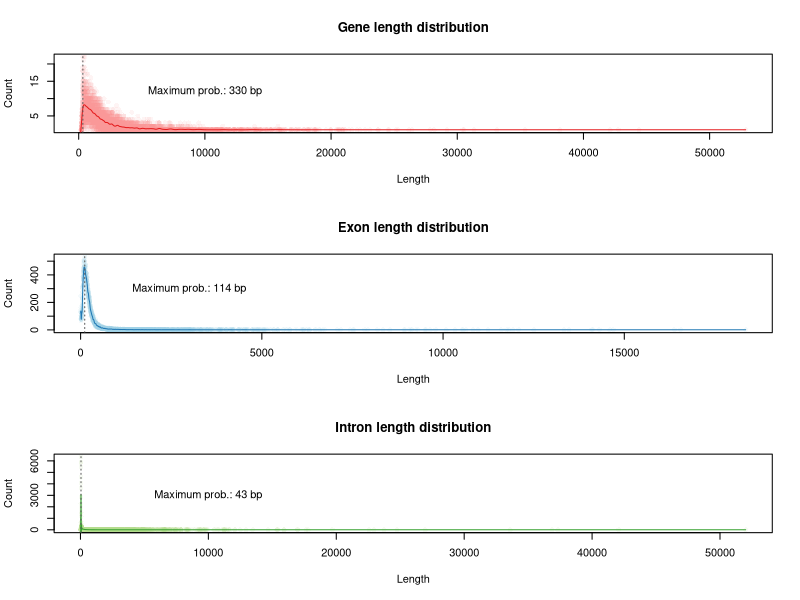

R code for this plot:
#!/bin/Rscript

library(splines)

lengths_genes <- read.delim('length_genes.tsv', header=T, stringsAsFactors = F)
lengths_exons <- read.delim('length_exons.tsv', header=T, stringsAsFactors = F)
lengths_introns <- read.delim('length_introns.tsv', header=T, stringsAsFactors = F)

lengths_genes[,1] <- as.numeric(lengths_genes[,1])
lengths_genes[,2] <- as.numeric(lengths_genes[,2])
lengths_exons[,1] <- as.numeric(lengths_exons[,1])
lengths_exons[,2] <- as.numeric(lengths_exons[,2])
lengths_introns[,1] <- as.numeric(lengths_introns[,1])
lengths_introns[,2] <- as.numeric(lengths_introns[,2])

lengths_genes$probability <- as.numeric(sapply(lengths_genes$distribution, function(x) unname(unlist(strsplit(unlist(strsplit(x, '='))[2], ','))[1]) ))
lengths_exons$probability <- as.numeric(sapply(lengths_exons$distribution, function(x) unname(unlist(strsplit(unlist(strsplit(x, '='))[2], ','))[1]) ))
lengths_introns$probability <- as.numeric(sapply(lengths_introns$distribution, function(x) unname(unlist(strsplit(unlist(strsplit(x, '='))[2], ','))[1]) ))

maxprob_gene <- lengths_genes[which.max(lengths_genes$probability),1]
maxprob_exon <- lengths_exons[which.max(lengths_exons$probability),1]
maxprob_intron <- lengths_introns[which.max(lengths_introns$probability),1]

pdf('transcriptome_properties.pdf')
par(mfrow=c(3,1))

plot(lengths_genes$length~lengths_genes$gene, type='p', col=adjustcolor('#fb9a99', 0.1), pch=16, ylab='Count', xlab='Length', main='Gene length distribution')
lines( smooth.spline(lengths_genes$length~lengths_genes$gene), col='#e41a1c')
abline(v=maxprob_gene, col='#595959', lty=3)
text(x=10000, y=12, labels=paste("Maximum prob.:", maxprob_gene, 'bp'))

plot(lengths_exons$length~lengths_exons$exon, type='p', col=adjustcolor('#a6cee3', 0.1), pch=16,  ylab='Count', xlab='Length', main='Exon length distribution')
lines( smooth.spline(lengths_exons$length~lengths_exons$exon), col='#1f78b4')
abline(v=maxprob_exon, col='#595959', lty=3)
text(x=3000, y=300, labels=paste("Maximum prob.:", maxprob_exon, 'bp'))

plot(lengths_introns$length~lengths_introns$intron, type='p', col=adjustcolor('#b2df8a', 0.1), pch=16,  ylab='Count', xlab='Length', main='Intron length distribution')
lines( smooth.spline(lengths_introns$length~lengths_introns$intron), col='#33a02c')
abline(v=maxprob_intron, col='#595959', lty=3)
text(x=10000, y=3000, labels=paste("Maximum prob.:", maxprob_intron, 'bp'))

dev.off()